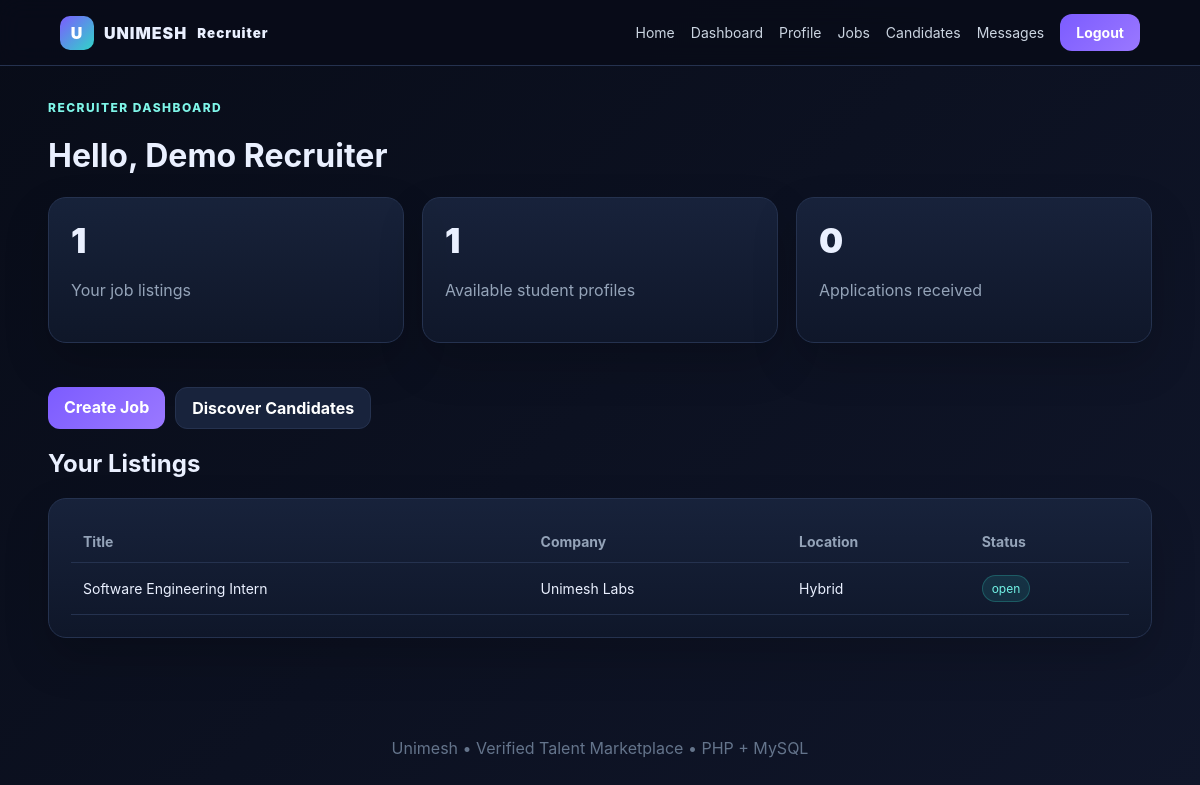
Page /recruiter/dashboard.php (signed in) on the committed database.
### tables this page shows
CREATE TABLE jobs (id INT AUTO_INCREMENT PRIMARY KEY,recruiter_id INT NOT NULL,title VARCHAR(190) NOT NULL,company_name VARCHAR(190) NOT NULL,description TEXT NOT NULL,responsibilities TEXT,requirements TEXT,required_skills VARCHAR(500),experience_required VARCHAR(190),location VARCHAR(190),salary VARCHAR(120),duration VARCHAR(120),deadline DATE NULL,status ENUM('draft','open','closed') DEFAULT 'open',priority_listing TINYINT(1) DEFAULT 0,created_at TIMESTAMP DEFAULT CURRENT_TIMESTAMP,FOREIGN KEY(recruiter_id) REFERENCES users(id) ON DELETE CASCADE);

### recruiter/includes/functions.php (called while the page is built, shortened)
<?php
function e($value){ return htmlspecialchars((string)$value, ENT_QUOTES, 'UTF-8'); }
function user(){ return $_SESSION['user'] ?? null; }

### recruiter/dashboard.php (the view, shortened to what this page needs)
<?php
$pageTitle='Dashboard'; require 'config.php'; require 'includes/functions.php'; require_role('recruiter');
$uid=user()['id']; $role=user()['role'];
if($role==='student'){
 $skills=$pdo->prepare('SELECT us.*,s.name skill_name FROM user_skills us JOIN skills s ON s.id=us.skill_id WHERE us.user_id=? ORDER BY us.verified DESC, s.name');$skills->execute([$uid]);$skills=$skills->fetchAll();
 $projects=$pdo->prepare('SELECT * FROM projects WHERE user_id=? ORDER BY created_at DESC LIMIT 4');$projects->execute([$uid]);$projects=$projects->fetchAll();
 $jobs=$pdo->query("SELECT j.*,u.name recruiter_name FROM jobs j JOIN users u ON u.id=j.recruiter_id WHERE j.status='open' ORDER BY j.created_at DESC LIMIT 6")->fetchAll();
 $teams=$pdo->query("SELECT t.*,u.name leader_name FROM teams t JOIN users u ON u.id=t.leader_id ORDER BY t.created_at DESC LIMIT 6")->fetchAll();
}elseif($role==='recruiter'){
 $jobs=$pdo->prepare('SELECT * FROM jobs WHERE recruiter_id=? ORDER BY created_at DESC');$jobs->execute([$uid]);$jobs=$jobs->fetchAll();
 $candidateCount=$pdo->query("SELECT COUNT(*) FROM users WHERE role='student'")->fetchColumn();
 $appCount=$pdo->prepare('SELECT COUNT(*) FROM applications a JOIN jobs j ON j.id=a.job_id WHERE j.recruiter_id=?');$appCount->execute([$uid]);$appCount=$appCount->fetchColumn();
}elseif($role==='team_leader'){
 $teams=$pdo->prepare('SELECT * FROM teams WHERE leader_id=? ORDER BY created_at DESC');$teams->execute([$uid]);$teams=$teams->fetchAll();
 $students=$pdo->query("SELECT id,name,email,trust_score FROM users WHERE role='student' ORDER BY trust_score DESC LIMIT 8")->fetchAll();
}
include 'includes/header.php'; ?>
<div class="kicker"><?=e(str_replace('_',' ',$role))?> dashboard</div><h1>Hello, <?=e(user()['name'])?></h1>
<?php if($role==='student'): ?>
<div class="grid"><div class="card"><span class="badge"><?=e(trust_tier((int)user()['trust_score']))?></span><div class="stat"><?=e(user()['trust_score'])?></div><p class="muted">Trust Score</p><div class="progress"><span style="width:<?=min(100,(int)user()['trust_score'])?>%"></span></div></div><div class="card"><div class="stat"><?=count($skills)?></div><p class="muted">Skills on profile</p><a class="btn secondary" href="skills.php">Manage Skills</a></div><div class="card"><div class="stat"><?=count($projects)?></div><p class="muted">Recent projects</p><a class="btn secondary" href="projects.php">Portfolio</a></div></div>
<h2 class="section-title">Recommended Jobs</h2><div class="grid"><?php foreach($jobs as $j):?><div class="card"><span class="badge"><?=e($j['location']?:'Flexible')?></span><h3><?=e($j['title'])?></h3><p class="muted"><?=e($j['company_name'])?> • <?=e($j['salary']?:'Salary not listed')?></p><p><?=e(mb_strimwidth($j['description'],0,130,'…'))?></p><a class="btn secondary" href="jobs.php">View Jobs</a></div><?php endforeach;?></div>
<h2 class="section-title">Hackathon Teams</h2><div class="grid"><?php foreach($teams as $t):?><div class="card"><span class="badge">Team</span><h3><?=e($t['name'])?></h3><p class="muted"><?=e($t['hackathon_name'])?> • Leader: <?=e($t['leader_name'])?></p><p><?=e(mb_strimwidth($t['description'],0,120,'…'))?></p></div><?php endforeach;?></div>
<?php elseif($role==='recruiter'): ?>
<div class="grid"><div class="card"><div class="stat"><?=count($jobs)?></div><p class="muted">Your job listings</p></div><div class="card"><div class="stat"><?=$candidateCount?></div><p class="muted">Available student profiles</p></div><div class="card"><div class="stat"><?=$appCount?></div><p class="muted">Applications received</p></div></div><div class="actions section-title"><a class="btn" href="jobs.php?action=create">Create Job</a><a class="btn secondary" href="candidates.php">Discover Candidates</a></div>
<h2>Your Listings</h2><div class="table-wrap card"><table class="table"><tr><th>Title</th><th>Company</th><th>Location</th><th>Status</th></tr><?php foreach($jobs as $j):?><tr><td><?=e($j['title'])?></td><td><?=e($j['company_name'])?></td><td><?=e($j['location'])?></td><td><span class="badge"><?=e($j['status'])?></span></td></tr><?php endforeach;?></table></div>
<?php elseif($role==='admin'): ?><div class="card"><h2>Administration</h2><p class="muted">Manage users, manual verification, jobs, teams and platform content.</p><a class="btn" href="admin.php">Open Admin Panel</a></div><?php endif;?>
<?php include 'includes/footer.php'; ?>

### recruiter/assets/style.css (style rules this page uses)
:root { --bg:#0b1020;--panel:#121a2e;--panel2:#18233c;--text:#eaf0ff;--muted:#94a3b8;--brand:#7c5cff;--accent:#30d5c8;--danger:#ff637d;--border:#25324f }
* { box-sizing:border-box }
body { margin:0;font-family:Inter,system-ui,Arial;background:linear-gradient(135deg,#080c18,#10162a);color:var(--text);min-height:100vh }
a { color:inherit;text-decoration:none }
.pill,.btn { background:linear-gradient(135deg,var(--brand),#9a78ff);padding:10px 16px;border-radius:12px;color:white!important;border:0;cursor:pointer;font-weight:700 }
.btn.secondary { background:var(--panel2);border:1px solid var(--border) }
.hero p,.muted { color:var(--muted);line-height:1.7 }
.hero-card,.card { background:linear-gradient(180deg,rgba(24,35,60,.95),rgba(15,23,42,.95));border:1px solid var(--border);border-radius:18px;padding:22px;box-shadow:0 20px 45px rgba(0,0,0,.18) }
.grid { display:grid;grid-template-columns:repeat(3,1fr);gap:18px }
.stat { font-size:34px;font-weight:900 }
.badge { display:inline-block;padding:5px 9px;border-radius:999px;background:rgba(48,213,200,.12);color:#72f2e5;border:1px solid rgba(48,213,200,.25);font-size:12px }
.section-title { margin-top:44px }
.actions { display:flex;gap:10px;flex-wrap:wrap }
.table-wrap { overflow:auto }
.table { width:100%;border-collapse:collapse }
.table th,.table td { text-align:left;padding:12px;border-bottom:1px solid var(--border);font-size:14px }
.table th { color:#94a3b8 }
.kicker { color:#7ef5e8;font-weight:800;text-transform:uppercase;letter-spacing:.12em;font-size:12px }

### rows in the picture
jobs: title "Software Engineering Intern", company_name "Unimesh Labs", location "Hybrid", status "open"

### other values in the picture
str_replace('_',' ',$role) "RECRUITER"
user()['name'] "Demo Recruiter"
count($jobs) "1"
$candidateCount "1"
$appCount "0"
